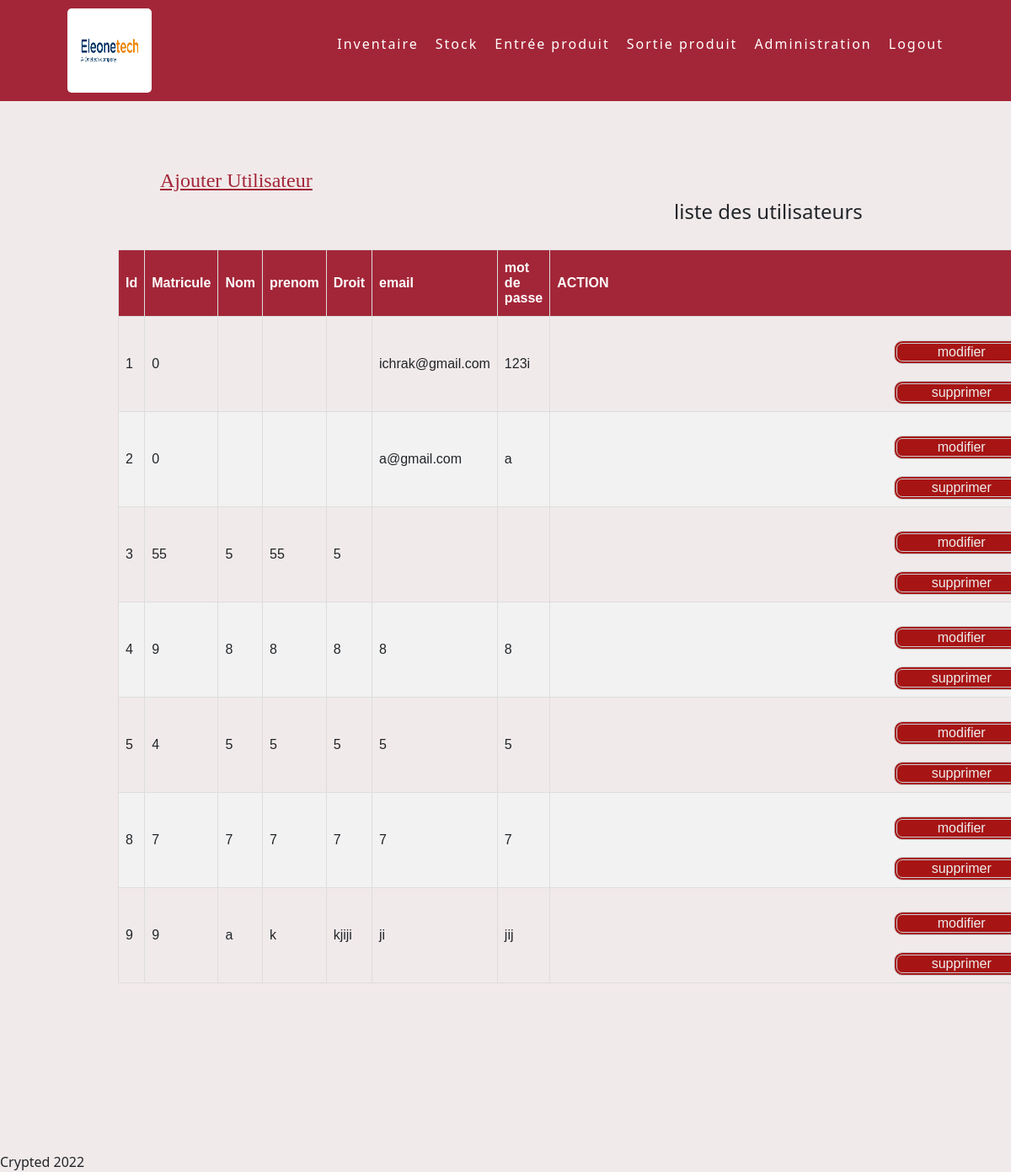
The app's page /pfe/administration.php with its own data.
### tables this page shows
CREATE TABLE IF NOT EXISTS `utilisateur` (
  `id_utlisateur` int(11) NOT NULL AUTO_INCREMENT,
  `matricule` bigint(255) NOT NULL,
  `nomUt` varchar(50) NOT NULL,
  `prenomUt` varchar(50) NOT NULL,
  `droit` varchar(50) NOT NULL,
  `email` varchar(50) NOT NULL,
  `passwrd` varchar(50) NOT NULL,
  PRIMARY KEY (`id_utlisateur`),
  UNIQUE KEY `email` (`email`),
  UNIQUE KEY `email_2` (`email`),
  UNIQUE KEY `email_3` (`email`)
);

### pfe/administration.php (the view, shortened to what this page needs)
<html>
<head>
        <link href="https://cdn.jsdelivr.net/npm/bootstrap@5.1.3/dist/css/bootstrap.min.css" rel="stylesheet">
        <link rel="stylesheet" href="./css/administration.css">
    </head>
<body>
<header >
            <img class="logo" src="./images/logo eot.jpg" alt="">
            <ul>
              <li><a href="./inventaire.php">Inventaire</a></li>
              <li><a href="./stock.php">Stock</a></li>
              <li><a href="./entree.php">Entrée produit</a></li>
              <li><a href="./sortie.php">Sortie produit</a></li>
              <li><a href="./administration.php">Administration</a></li>
              <li><a href="./index.php">Logout</a></li>
           </ul>
        </header>
        <a href="./ajoutadministrateur.php"><article><h4>Ajouter Utilisateur</h4></article></a>
        <section style="margin-bottom:200px">
        <h4 style="margin-left: 800px;">liste des utilisateurs</h4>
        <article>
       <?php
          $servername = "localhost";
          $username = "root";
          $password = "";
          $dbname = "gestion de stock psf";
          $conn = new mysqli($servername, $username, $password, $dbname);
          $sql = "SELECT * FROM utilisateur";
          $result = $conn->query($sql);
          if ($result->num_rows > 0) {
             ?>
            <table id="customers">
                <tr>
                <th>Id</th>
                <th>Matricule</th>
                <th>Nom</th>
                <th>prenom</th>
                <th>Droit</th>
                <th>email</th>
                <th>mot de passe</th>
                <th style="width:260px">ACTION</th>
                </tr>
<tr>
<?php
            while($row = $result->fetch_assoc()) {
            ?>        <tr>
            <td><?php echo $row['id_utlisateur'] ;?></td>
            <td><?php echo $row['matricule'] ;?></td>
            <td><?php echo $row['nomUt'] ;?></td>
            <td><?php echo $row['prenomUt'] ;?></td>
            <td><?php echo $row['droit'] ;?></td>
            <td><?php echo $row['email'] ;?></td>
            <td><?php echo $row['passwrd'] ;?></td>
            <td> <button style="width:160px">modifier</button>
<button style="width:160px">supprimer</button></td>
            </tr>
             </tr>                                           <?php
               }
             } else {
               echo "0 results";
             }
             ?>
            </table>
        </article>
        </section>
        <footer>Crypted 2022</footer>
</body>
    </html>

### pfe/css/administration.css (style rules this page uses)
body { background-color: #f1eaea; }
header { position: fixed; top: 0; left: 0; width: 100%; display: flex; justify-content: space-between; align-items: center; transition: 0.6s; padding: 10px 80px; z-index: 10000; background-color:#A32638; }
header .logo { position: relative; font-weight: bold; color:white; text-decoration: none; font-size: 40px; text-transform: uppercase; letter-spacing: 2px; transition: 0.6s; }
header ul { position: relative; display: flex; justify-content: center; align-items: center; }
header ul li { position: relative; list-style: none; }
header ul li a { position: relative; margin: 0 0 0 20px; text-decoration: none; color:white; letter-spacing: 2px; font-weight: 500; }
.logo { width: 100px; height: 100px; float: left; border-radius: 5px 5px 5px; }
article h4 { padding-top:200px ; color: #A32638; font-family:LEMON MILK ; padding-left: 190px; text-decoration: underline ; }
#customers { margin-left: 140px; margin-top: 30px; font-family: Arial, Helvetica, sans-serif; border-collapse: collapse; width: 80%; }
#customers td, #customers th { border: 1px solid #ddd; padding: 8px; }
#customers tr:nth-child(even) { background-color: #f2f2f2; }
#customers th { padding-top: 12px; padding-bottom: 12px; text-align: left; background-color: #A32638; color: white; }
button { text-decoration: none; color: #cccccc; background-color: #a71414; border-radius: 10px; border: 4px double #cccccc; color: #eeeeee; margin-top: 20px; margin-left: 400px; }
ul { position: relative; display: flex; }
ul li { position: relative; list-style: none; }

### records on screen
utilisateur: id_utlisateur "1", matricule "0", email "ichrak@gmail.com", passwrd "123i"
utilisateur: id_utlisateur "2", matricule "0", email "a@gmail.com", passwrd "a"
utilisateur: id_utlisateur "3", matricule "55", nomUt "5", prenomUt "55", droit "5"
utilisateur: id_utlisateur "4", matricule "9", nomUt "8", prenomUt "8", droit "8", email "8", passwrd "8"
utilisateur: id_utlisateur "5", matricule "4", nomUt "5", prenomUt "5", droit "5", email "5", passwrd "5"
utilisateur: id_utlisateur "8", matricule "7", nomUt "7", prenomUt "7", droit "7", email "7", passwrd "7"
utilisateur: id_utlisateur "9", matricule "9", nomUt "a", prenomUt "k", droit "kjiji", email "ji", passwrd "jij"
